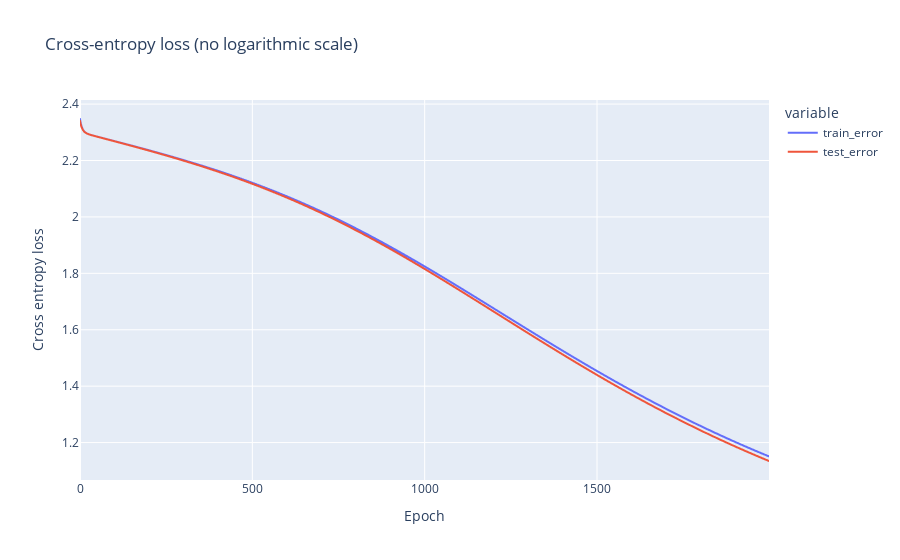
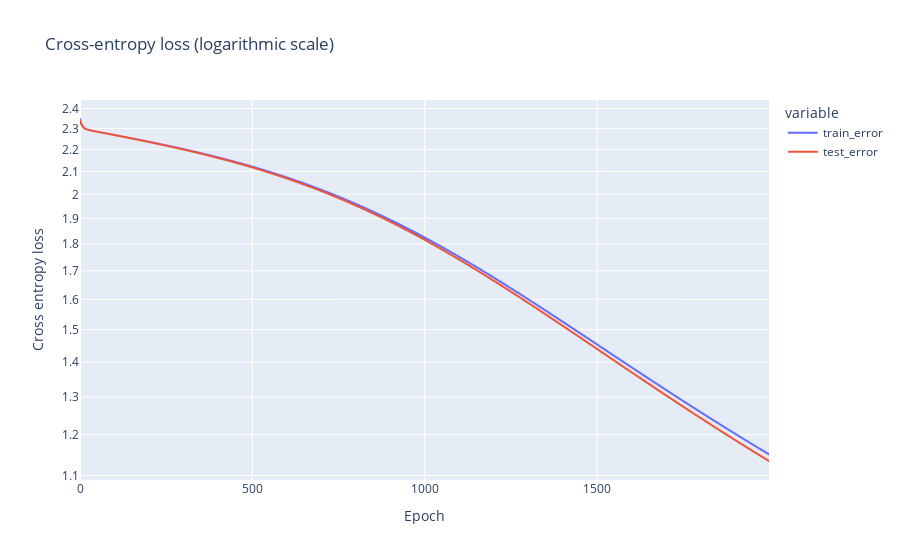

The code cell stored with these charts, in order, in its notebook:
### Code cell
fig = plot_errors(df_results=df_results, hidden_sizes=hidden_sizes, lr=0.001)
fig.show()

# Write image with logarithmic scale
fig = plot_errors(
  df_results=df_results, hidden_sizes=hidden_sizes, log_y=True, lr=0.001
)
fig.show()

### Figure 1 — Plotly figure (JSON) as saved in the notebook; plotly's stock layout.template omitted (floating-point values rounded to 4 significant figures; data arrays with more than 128 entries replaced by an {"elided": "..."} marker saying what was removed)
{"data": [{"hovertemplate": "variable=train_error<br>index=%{x}<br>value=%{y}<extra></extra>", "legendgroup": "train_error", "line": {"color": "#636efa", "dash": "solid"}, "marker": {"symbol": "circle"}, "mode": "lines", "name": "train_error", "showlegend": true, "type": "scattergl", "x": {"elided": "2000 int values"}, "xaxis": "x", "y": {"elided": "2000 float values"}, "yaxis": "y"}, {"hovertemplate": "variable=test_error<br>index=%{x}<br>value=%{y}<extra></extra>", "legendgroup": "test_error", "line": {"color": "#EF553B", "dash": "solid"}, "marker": {"symbol": "circle"}, "mode": "lines", "name": "test_error", "showlegend": true, "type": "scattergl", "x": {"elided": "2000 int values"}, "xaxis": "x", "y": {"elided": "2000 float values"}, "yaxis": "y"}], "layout": {"legend": {"title": {"text": "variable"}, "tracegroupgap": 0}, "title": {"text": "Cross-entropy loss (no logarithmic scale)"}, "xaxis": {"anchor": "y", "domain": [0, 1], "title": {"text": "Epoch"}}, "yaxis": {"anchor": "x", "domain": [0, 1], "title": {"text": "Cross entropy loss"}}}}

### Figure 2 — Plotly figure (JSON) as saved in the notebook; plotly's stock layout.template omitted (floating-point values rounded to 4 significant figures; data arrays with more than 128 entries replaced by an {"elided": "..."} marker saying what was removed)
{"data": [{"hovertemplate": "variable=train_error<br>index=%{x}<br>value=%{y}<extra></extra>", "legendgroup": "train_error", "line": {"color": "#636efa", "dash": "solid"}, "marker": {"symbol": "circle"}, "mode": "lines", "name": "train_error", "showlegend": true, "type": "scattergl", "x": {"elided": "2000 int values"}, "xaxis": "x", "y": {"elided": "2000 float values"}, "yaxis": "y"}, {"hovertemplate": "variable=test_error<br>index=%{x}<br>value=%{y}<extra></extra>", "legendgroup": "test_error", "line": {"color": "#EF553B", "dash": "solid"}, "marker": {"symbol": "circle"}, "mode": "lines", "name": "test_error", "showlegend": true, "type": "scattergl", "x": {"elided": "2000 int values"}, "xaxis": "x", "y": {"elided": "2000 float values"}, "yaxis": "y"}], "layout": {"legend": {"title": {"text": "variable"}, "tracegroupgap": 0}, "title": {"text": "Cross-entropy loss (logarithmic scale)"}, "xaxis": {"anchor": "y", "domain": [0, 1], "title": {"text": "Epoch"}}, "yaxis": {"anchor": "x", "domain": [0, 1], "title": {"text": "Cross entropy loss"}, "type": "log"}}}
